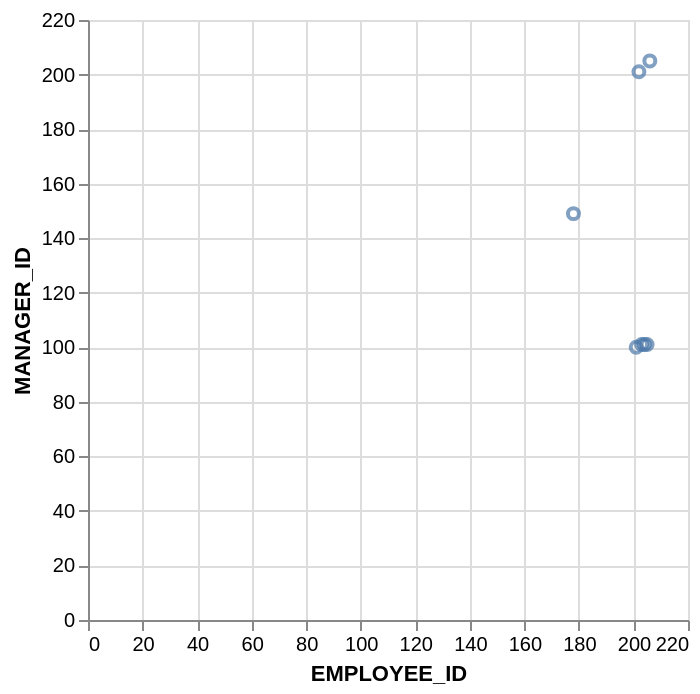

Express this chart as Vega-Lite.
### Vega-Lite specification from a JSON file in a GitHub repository (floating-point values rounded to 4 significant figures)
{"data": {"values": [{"x_data": 178, "y_data": 149}, {"x_data": 201, "y_data": 100}, {"x_data": 202, "y_data": 201}, {"x_data": 203, "y_data": 101}, {"x_data": 204, "y_data": 101}, {"x_data": 205, "y_data": 101}, {"x_data": 206, "y_data": 205}]}, "mark": "point", "encoding": {"x": {"field": "x_data", "type": "quantitative", "title": "EMPLOYEE_ID"}, "y": {"field": "y_data", "type": "quantitative", "title": "MANAGER_ID"}}}
